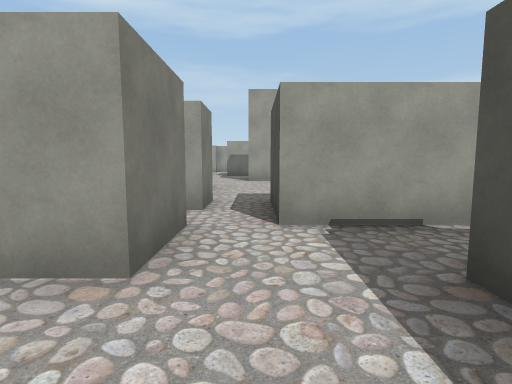
View 1 (above)

16 first-person views from a walk through a scene from a Unity 3-D project. The camera is 1.4 m above the floor, tilts 6° down and sees 80° across. The floor is counted in squares, 2 m on a side. Each view is taken from the middle of a square. On the plan, view 1 faces up. The plan holds only what a view shows up to about 10 squares ahead; the rest is blank. The player character is not drawn.

View 2
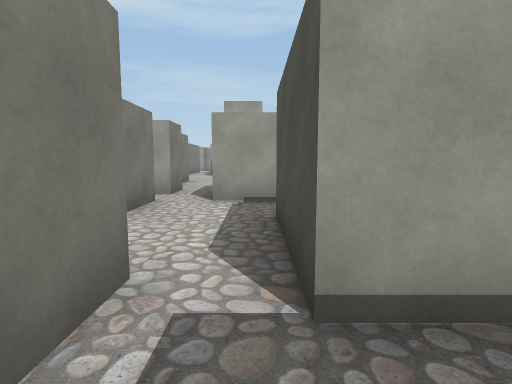

View 3
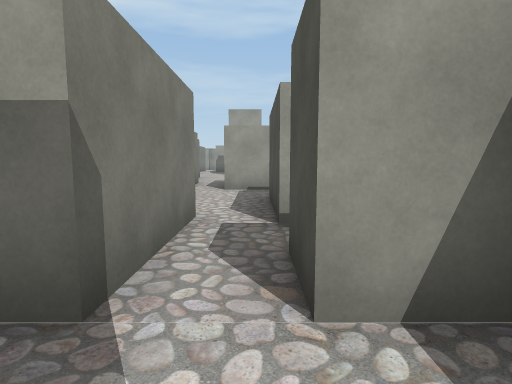

View 4
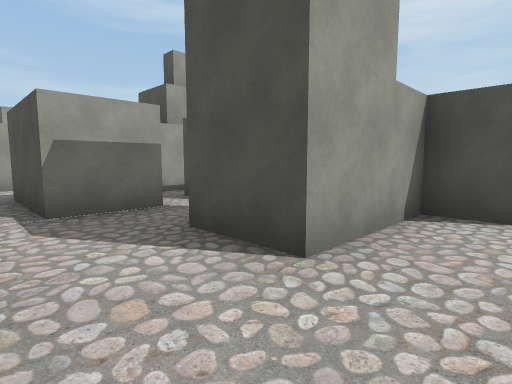

View 5
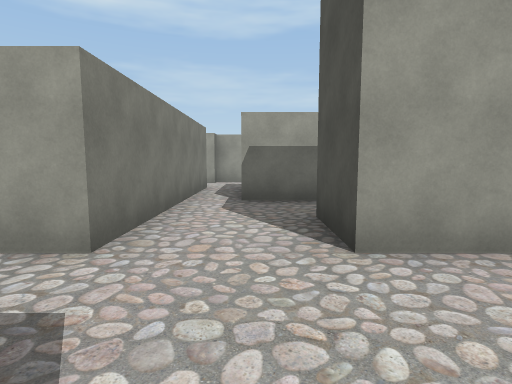

View 6
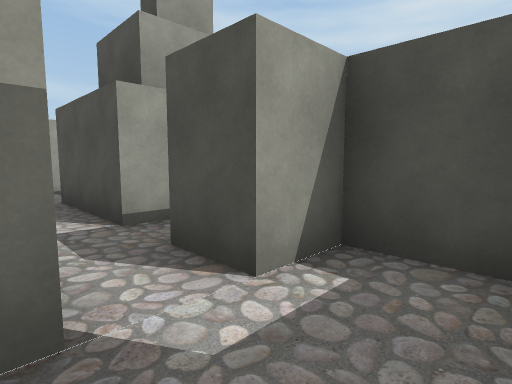

View 7
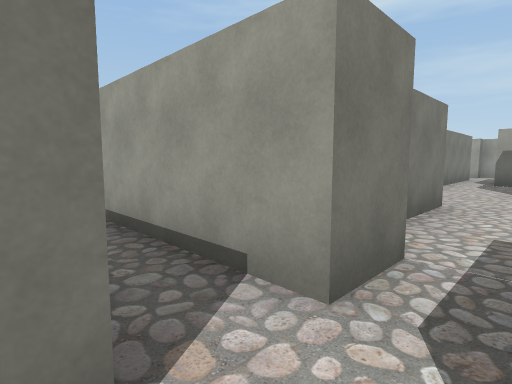

View 8
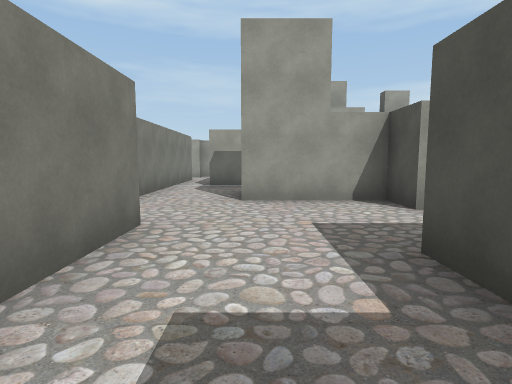

View 9
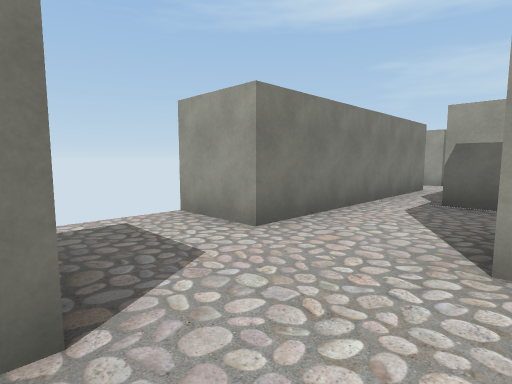

View 10
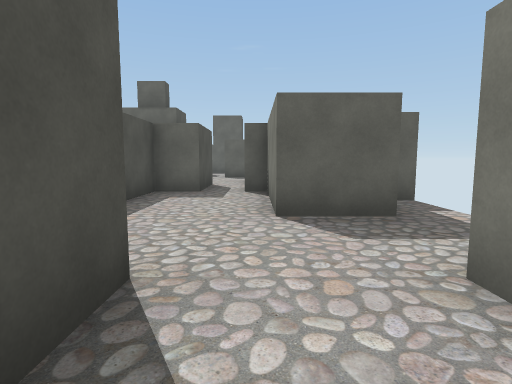

View 11
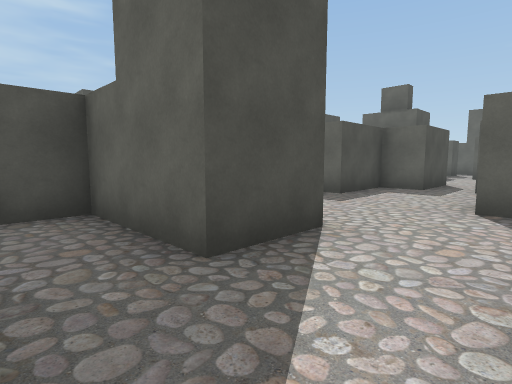

View 12
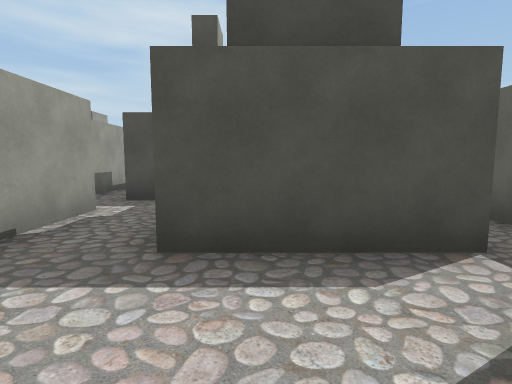

View 13
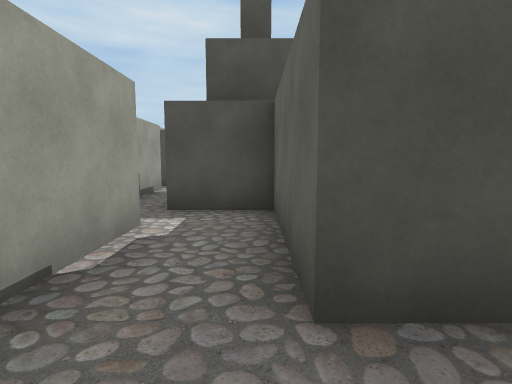

View 14
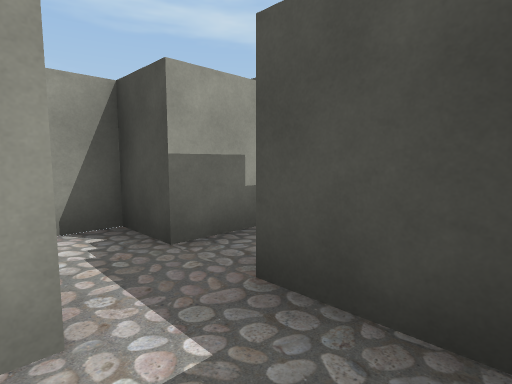

View 15
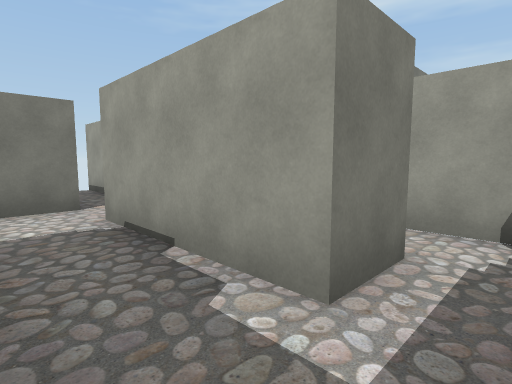

View 16
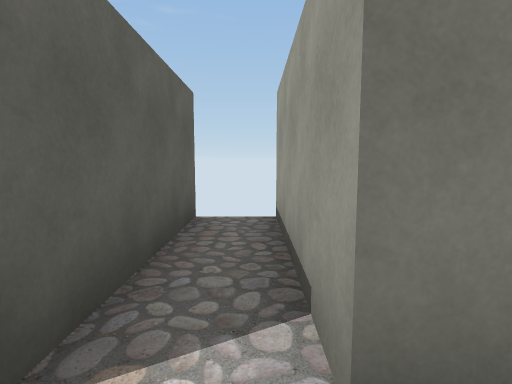

### Floor plan
Key: @ floor where view 1 was taken; # wall or solid block; . floor.
Columns run from 4 left of view 1 to 9 right of it. Each row starts with its distance up from view 1.
 18  ##
 17   .
 16   .
 15  #.
 14  #.##
 13  #.....#
 12  #.....#
 11 ##..####
 10  ......#
  9  ......#
  8  .#....
  7  .#...#
  6 ###..#####
  5 ####.# ..### #
  4  ....###.....#
  3 ####.....#
  2   ##.....#
  1   ....####
  0   ..@.#
 -1  #.##..
 -2  #.##.##
 -3  #.....#
 -4  #.....#
 -5  #..####
 -6  ......#
 -7   .....#
 -8    .

Where each view was taken, in squares from view 1:
view 1: 0 up, 0 right, facing up
view 2: 2 down, 1 right, facing up
view 3: 4 down, 1 right, facing up
view 4: 7 down, 2 left, facing up-right
view 5: 8 down, 1 left, facing up
view 6: 4 down, 0 right, facing up-right
view 7: 3 up, 0 right, facing up-left
view 8: 5 up, 0 right, facing up
view 9: 8 up, 0 right, facing up-left
view 10: 12 up, 1 left, facing down
view 11: 13 up, 2 left, facing down-right
view 12: 1 up, 1 left, facing right
view 13: 2 up, 0 right, facing right
view 14: 2 up, 3 right, facing up-right
view 15: 2 up, 4 right, facing up-left
view 16: 4 up, 0 right, facing left
